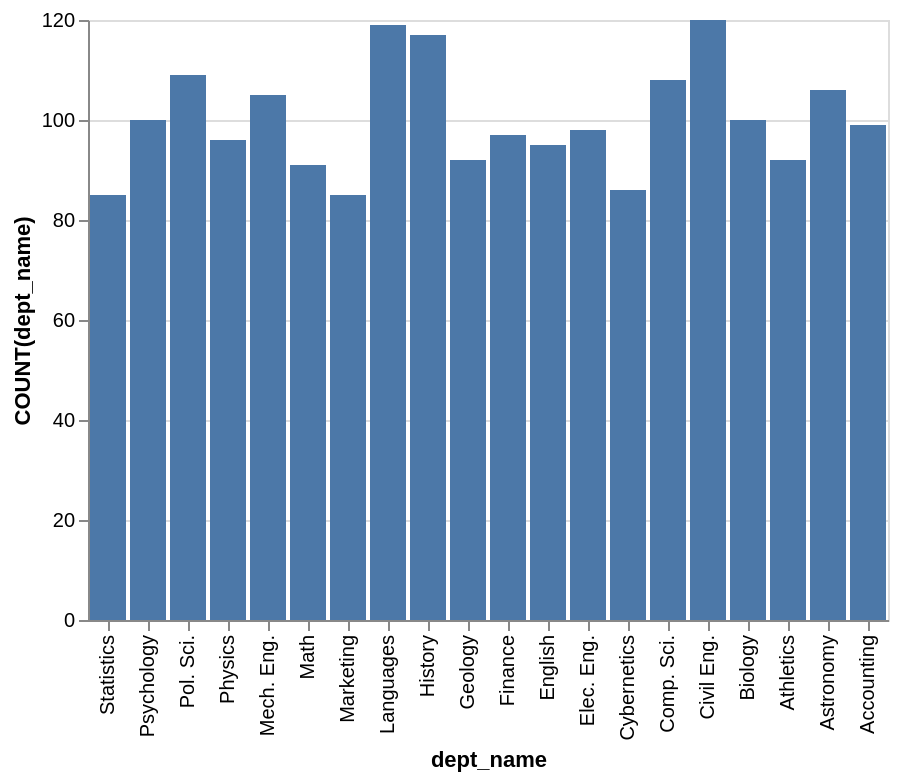

Write the Vega-Lite specification saved for this chart.
### Vega-Lite specification from a JSON file in a GitHub repository (floating-point values rounded to 4 significant figures)
{"data": {"values": [{"x_data": "Accounting", "y_data": 99}, {"x_data": "Astronomy", "y_data": 106}, {"x_data": "Athletics", "y_data": 92}, {"x_data": "Biology", "y_data": 100}, {"x_data": "Civil Eng.", "y_data": 120}, {"x_data": "Comp. Sci.", "y_data": 108}, {"x_data": "Cybernetics", "y_data": 86}, {"x_data": "Elec. Eng.", "y_data": 98}, {"x_data": "English", "y_data": 95}, {"x_data": "Finance", "y_data": 97}, {"x_data": "Geology", "y_data": 92}, {"x_data": "History", "y_data": 117}, {"x_data": "Languages", "y_data": 119}, {"x_data": "Marketing", "y_data": 85}, {"x_data": "Math", "y_data": 91}, {"x_data": "Mech. Eng.", "y_data": 105}, {"x_data": "Physics", "y_data": 96}, {"x_data": "Pol. Sci.", "y_data": 109}, {"x_data": "Psychology", "y_data": 100}, {"x_data": "Statistics", "y_data": 85}]}, "mark": "bar", "encoding": {"x": {"field": "x_data", "type": "nominal", "title": "dept_name", "sort": "descending"}, "y": {"field": "y_data", "type": "quantitative", "title": "COUNT(dept_name)"}}}
